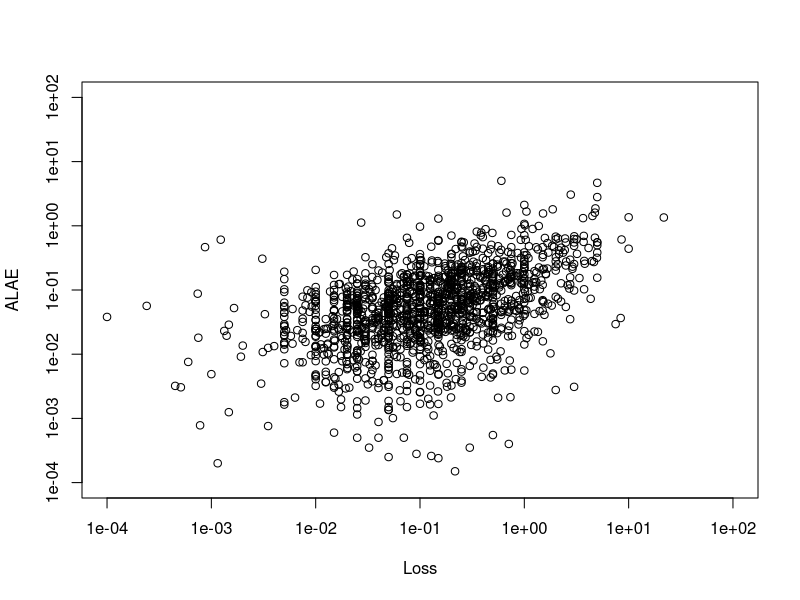
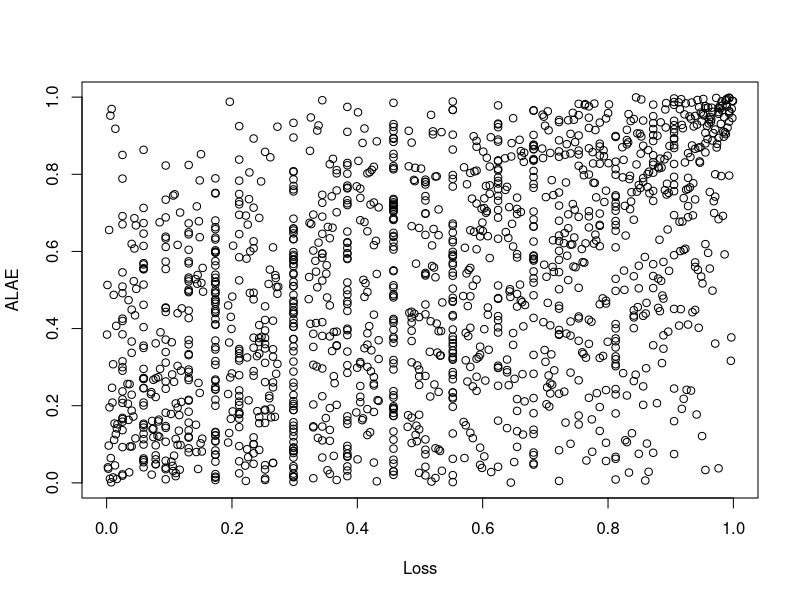
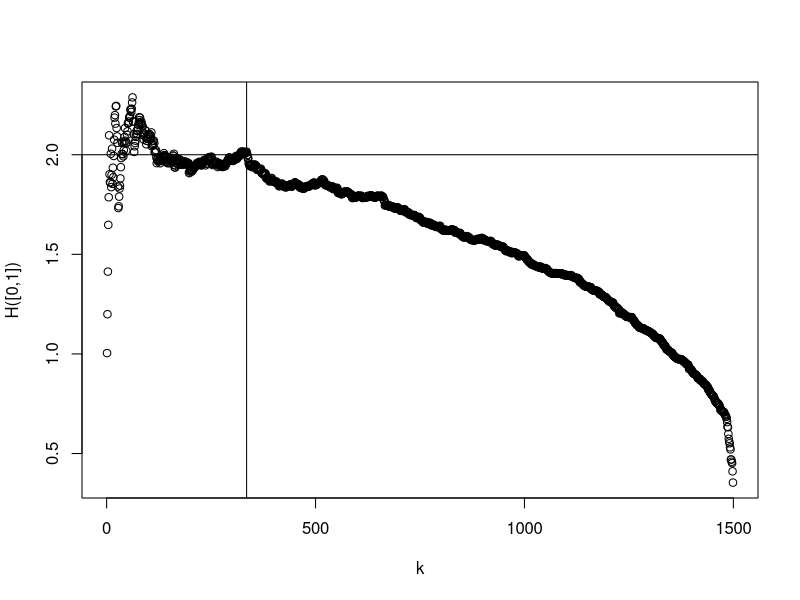
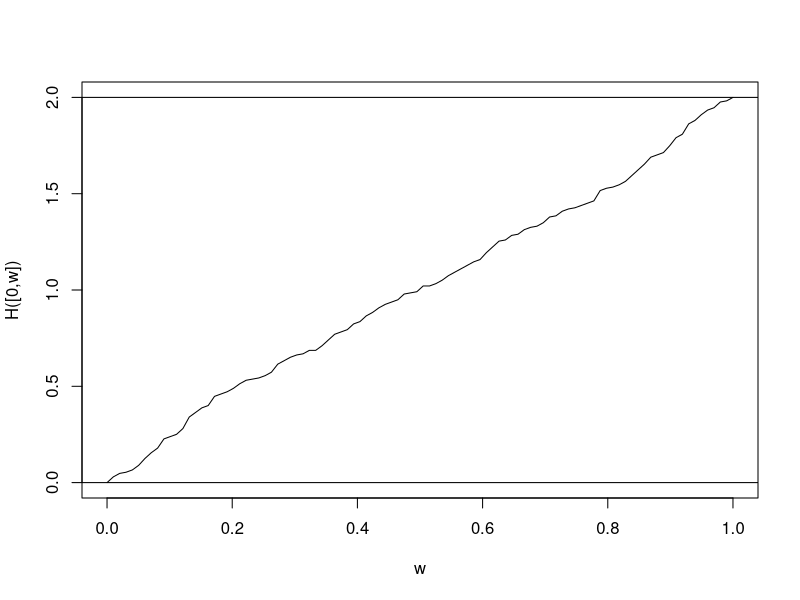
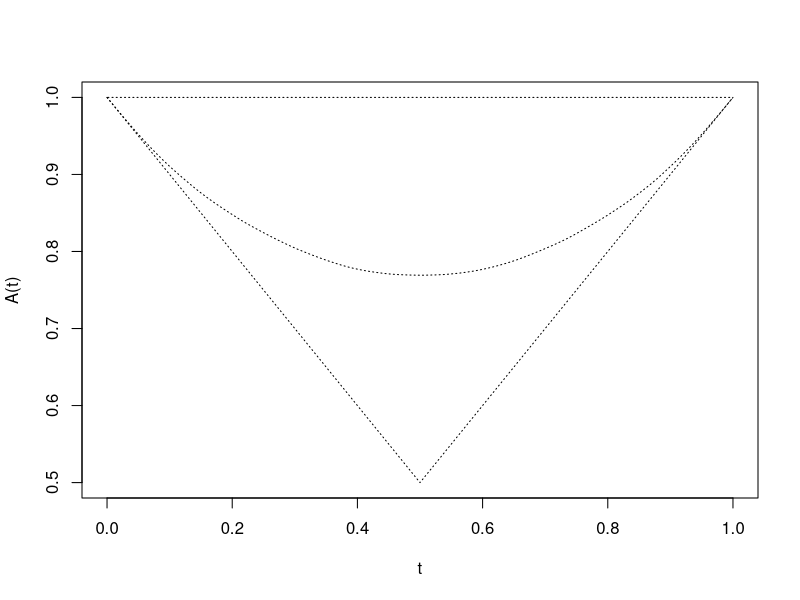
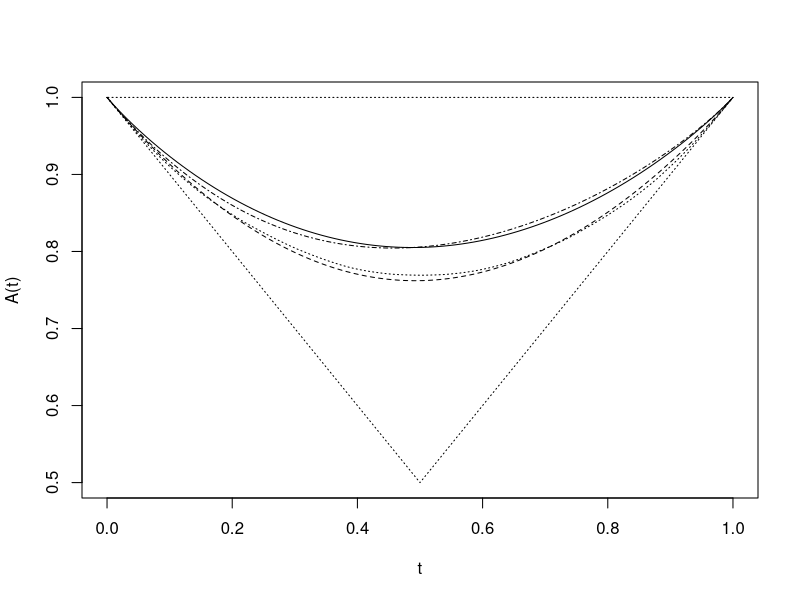
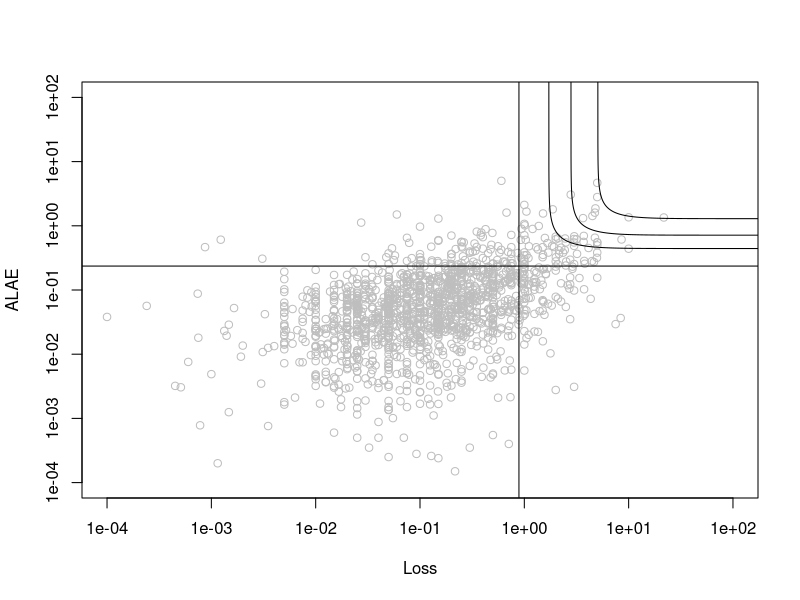

Reproduce these figures in R, in order.
#  extreme value quantiles evd vxx.R
#  putzing with ways to ID residuals

# v01 - 17 Dec 2020

#  Want to see vignette for this example: 
#   https://cran.r-project.org/web/packages/evd/vignettes/Multivariate_Extremes.pdf

library(evd)   # extreme value package. 

############ Vignette Example  #######
rm(list=ls())

options(show.signif.stars=FALSE)
nn <- nrow(lossalae)
loss <- lossalae/1e+05
lts <- c(1e-04,100)
plot(loss, log="xy", xlim=lts, ylim=lts)   # plot rescaled data

ula <- apply(loss,2,rank)/(nn +1)    # rescale data to uniform
plot(ula)     

         # want points that lie above a threshold, say, > 75th percentile
         # bvtcplot = Bivariate threshold choice plot, which "assists with threshold
         # choice for bivariate data" (from R help)
k0 <- bvtcplot(loss)$k0     # ID threshold for "large" points. In this case the (ranked) position
bvtcplot(loss, spectral = TRUE)

thresh <- apply(loss, 2, sort, decreasing = TRUE)[(k0+5)/2,]   # est threshold for what is essentially
               # fitting quantile models (k0+5/2) ~ 170, so fit to top 170 (of 1500) points

mar1 <- fitted(fpot(loss[,1], thresh[1]))    # fit pareto to margins, save fitted parameters (only)
mar2 <- fitted(fpot(loss[,2], thresh[2]))    # see text to fit parametric distr
rbind(mar1,mar2)

          # plot dependence function. pot = peaks over threshold; for large values only. Joel will 
          # explain this to us. 
abvnonpar(data = loss, method = "pot", k = k0, epmar = TRUE,plot = TRUE, lty = 3)
   
    # fit parametric models
m1 <- fbvpot(loss, thresh, model = "alog", asy1 = 1)
m2 <- fbvpot(loss, thresh, model = "bilog")
m3 <- fbvpot(loss, thresh, model = "bilog", likelihood = "poisson")
round(rbind(fitted(m2), std.errors(m2)), 3)

abvnonpar(data = loss, method = "pot", k = k0, epmar = TRUE,plot = TRUE, lty = 3)
plot(m1, which = 2, add = TRUE)
plot(m2, which = 2, add = TRUE, lty = 4)
plot(m3, which = 2, add = TRUE, lty = 2)

lts <- c(1e-04, 100)    # xy limits
plot(loss, log = "xy", col = "grey", xlim = lts, ylim = lts)

        # plot quantile curves
plot(m1, which = 3, p = c(0.95,0.975,0.99), tlty = 0, add = TRUE)
abline(v=thresh[1], h=thresh[2])
